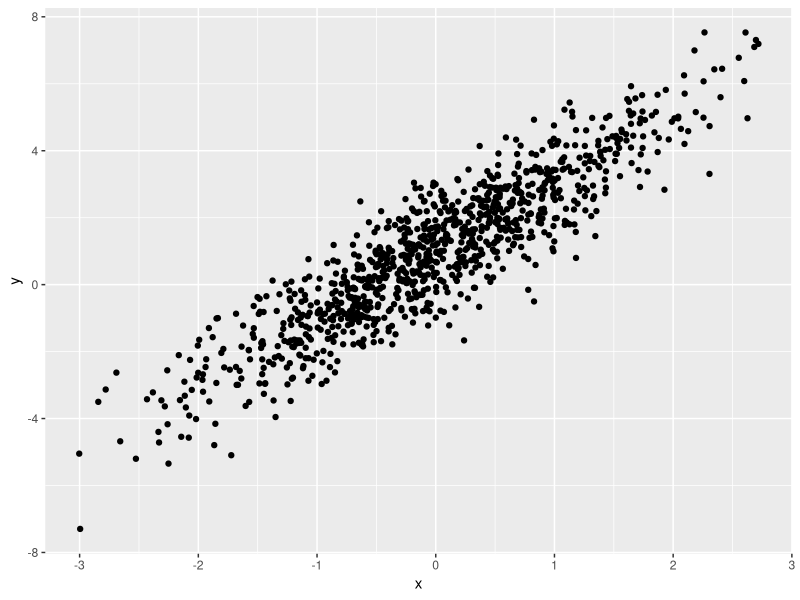

Reproduce this figure in R.
## ---- chunk 1
library(tidyverse)
## ---- chunk 2
samp = rnorm(100)
length(samp)
## ---- chunk 3
plot_df = tibble(
  x = rnorm(n = 1000),
  y = 1 + 2 * x + rnorm(1000)
)

ggplot(plot_df, aes(x = x, y = y)) + geom_point()
## ---- chunk 4

df <- tibble(
x = rnorm(500, mean = 1),
y = (x > 0),
z = abs(x)
)


med = median(df$z)
